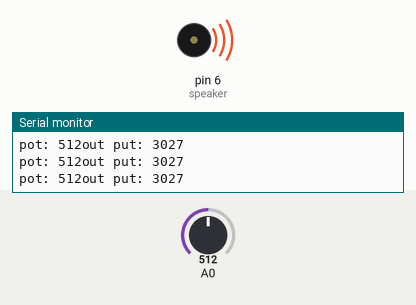
This sketch was run on a simulated Arduino Uno, built with avr-gcc and run on an emulated ATmega328P. On the bench: buzzer (waves = sounding), the last lines printed to the serial monitor. The test bench sets the inputs (shaded band); at power-on: A0 = 512.

Above: at 1.2 s.
1.3 s: A0 set to 176
At 2.3 s:
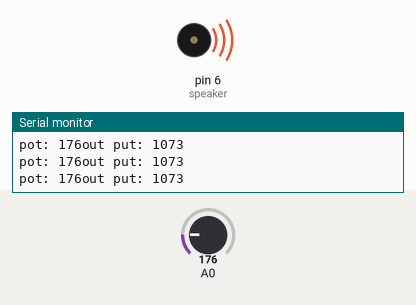
2.8 s: A0 set to 146
At 3.3 s:
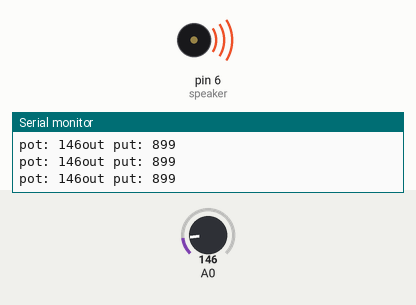
Timing chart, 0 to 5.8 s (numbered marks = the images above; inputs shaded):
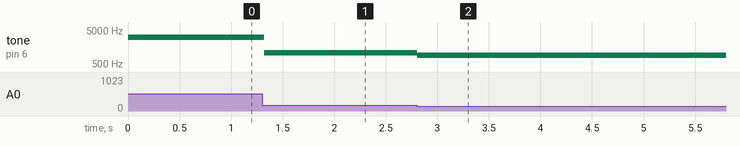

The sketch:

tone.ino
```cpp
int freq;
int speaker = 6;

void setup() {
  Serial.begin(9600);
  pinMode(speaker, OUTPUT);

}

void loop() {

  freq = analogRead(A0);

  int output = map(freq,0,1023, 50, 6000);

  tone(speaker, output);

  Serial.print("pot: ");
  Serial.print(freq);
  Serial.print("out put: ");
  Serial.println(output);

}
```

Measured:
- after the input at 1.3 s, tone on pin 6 (speaker): 3027 Hz → 1073 Hz at once
- after the input at 2.8 s, tone on pin 6 (speaker): 1073 Hz → 899 Hz at once
